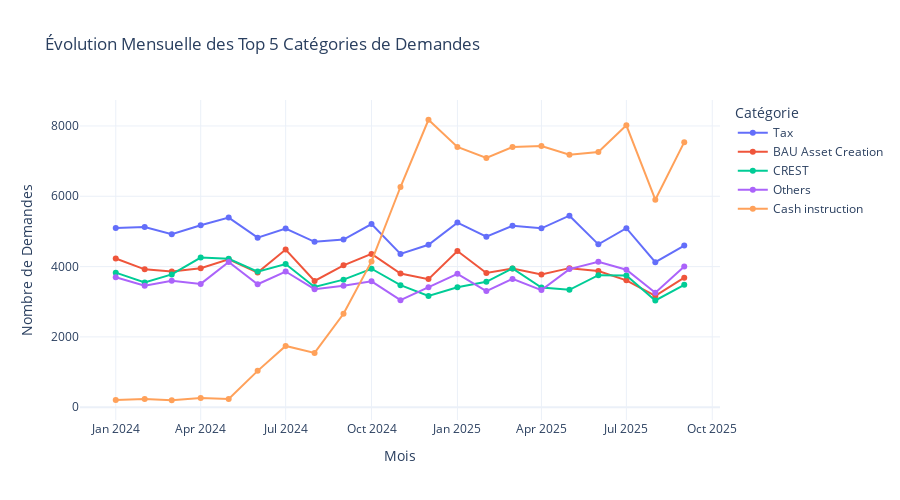

Notebook cell for this chart:
### Code cell
# Visualisation : Évolution des top 5 catégories
top_5_categories_names = category_distribution.head(5)['category_name'].tolist()
df_top5 = monthly_category_trends[monthly_category_trends['category_name'].isin(top_5_categories_names)]

fig = px.line(
    df_top5,
    x='month',
    y='total_requests',
    color='category_name',
    title='Évolution Mensuelle des Top 5 Catégories de Demandes',
    labels={'month': 'Mois', 'total_requests': 'Nombre de Demandes', 'category_name': 'Catégorie'},
    markers=True
)

fig.update_layout(height=500, hovermode='x unified')
fig.show()

### Figure 1 — Plotly figure (JSON) as saved in the notebook; plotly's stock layout.template omitted (floating-point values rounded to 4 significant figures)
{"data": [{"hovertemplate": "Catégorie=Tax<br>Mois=%{x}<br>Nombre de Demandes=%{y}<extra></extra>", "legendgroup": "Tax", "line": {"color": "#636efa", "dash": "solid"}, "marker": {"symbol": "circle"}, "mode": "lines+markers", "name": "Tax", "orientation": "v", "showlegend": true, "type": "scatter", "x": ["2024-01", "2024-02", "2024-03", "2024-04", "2024-05", "2024-06", "2024-07", "2024-08", "2024-09", "2024-10", "2024-11", "2024-12", "2025-01", "2025-02", "2025-03", "2025-04", "2025-05", "2025-06", "2025-07", "2025-08", "2025-09"], "xaxis": "x", "y": [5096, 5125, 4922, 5174, 5394, 4822, 5082, 4704, 4770, 5210, 4359, 4621, 5251, 4849, 5162, 5089, 5448, 4632, 5092, 4127, 4598], "yaxis": "y"}, {"hovertemplate": "Catégorie=BAU Asset Creation<br>Mois=%{x}<br>Nombre de Demandes=%{y}<extra></extra>", "legendgroup": "BAU Asset Creation", "line": {"color": "#EF553B", "dash": "solid"}, "marker": {"symbol": "circle"}, "mode": "lines+markers", "name": "BAU Asset Creation", "orientation": "v", "showlegend": true, "type": "scatter", "x": ["2024-01", "2024-02", "2024-03", "2024-04", "2024-05", "2024-06", "2024-07", "2024-08", "2024-09", "2024-10", "2024-11", "2024-12", "2025-01", "2025-02", "2025-03", "2025-04", "2025-05", "2025-06", "2025-07", "2025-08", "2025-09"], "xaxis": "x", "y": [4230, 3922, 3863, 3954, 4207, 3832, 4484, 3592, 4037, 4361, 3802, 3644, 4444, 3816, 3944, 3774, 3956, 3875, 3609, 3166, 3684], "yaxis": "y"}, {"hovertemplate": "Catégorie=CREST<br>Mois=%{x}<br>Nombre de Demandes=%{y}<extra></extra>", "legendgroup": "CREST", "line": {"color": "#00cc96", "dash": "solid"}, "marker": {"symbol": "circle"}, "mode": "lines+markers", "name": "CREST", "orientation": "v", "showlegend": true, "type": "scatter", "x": ["2024-01", "2024-02", "2024-03", "2024-04", "2024-05", "2024-06", "2024-07", "2024-08", "2024-09", "2024-10", "2024-11", "2024-12", "2025-01", "2025-02", "2025-03", "2025-04", "2025-05", "2025-06", "2025-07", "2025-08", "2025-09"], "xaxis": "x", "y": [3828, 3547, 3777, 4258, 4224, 3857, 4074, 3422, 3628, 3939, 3472, 3167, 3414, 3568, 3949, 3402, 3339, 3756, 3747, 3036, 3480], "yaxis": "y"}, {"hovertemplate": "Catégorie=Others<br>Mois=%{x}<br>Nombre de Demandes=%{y}<extra></extra>", "legendgroup": "Others", "line": {"color": "#ab63fa", "dash": "solid"}, "marker": {"symbol": "circle"}, "mode": "lines+markers", "name": "Others", "orientation": "v", "showlegend": true, "type": "scatter", "x": ["2024-01", "2024-02", "2024-03", "2024-04", "2024-05", "2024-06", "2024-07", "2024-08", "2024-09", "2024-10", "2024-11", "2024-12", "2025-01", "2025-02", "2025-03", "2025-04", "2025-05", "2025-06", "2025-07", "2025-08", "2025-09"], "xaxis": "x", "y": [3695, 3457, 3600, 3508, 4132, 3497, 3860, 3358, 3457, 3582, 3046, 3415, 3793, 3304, 3649, 3331, 3929, 4137, 3911, 3255, 4000], "yaxis": "y"}, {"hovertemplate": "Catégorie=Cash instruction<br>Mois=%{x}<br>Nombre de Demandes=%{y}<extra></extra>", "legendgroup": "Cash instruction", "line": {"color": "#FFA15A", "dash": "solid"}, "marker": {"symbol": "circle"}, "mode": "lines+markers", "name": "Cash instruction", "orientation": "v", "showlegend": true, "type": "scatter", "x": ["2024-01", "2024-02", "2024-03", "2024-04", "2024-05", "2024-06", "2024-07", "2024-08", "2024-09", "2024-10", "2024-11", "2024-12", "2025-01", "2025-02", "2025-03", "2025-04", "2025-05", "2025-06", "2025-07", "2025-08", "2025-09"], "xaxis": "x", "y": [202, 234, 198, 264, 233, 1034, 1743, 1545, 2659, 4148, 6264, 8177, 7404, 7090, 7399, 7427, 7180, 7262, 8019, 5903, 7540], "yaxis": "y"}], "layout": {"height": 500, "hovermode": "x unified", "legend": {"title": {"text": "Catégorie"}, "tracegroupgap": 0}, "title": {"text": "Évolution Mensuelle des Top 5 Catégories de Demandes"}, "xaxis": {"anchor": "y", "domain": [0, 1], "title": {"text": "Mois"}}, "yaxis": {"anchor": "x", "domain": [0, 1], "title": {"text": "Nombre de Demandes"}}}}
